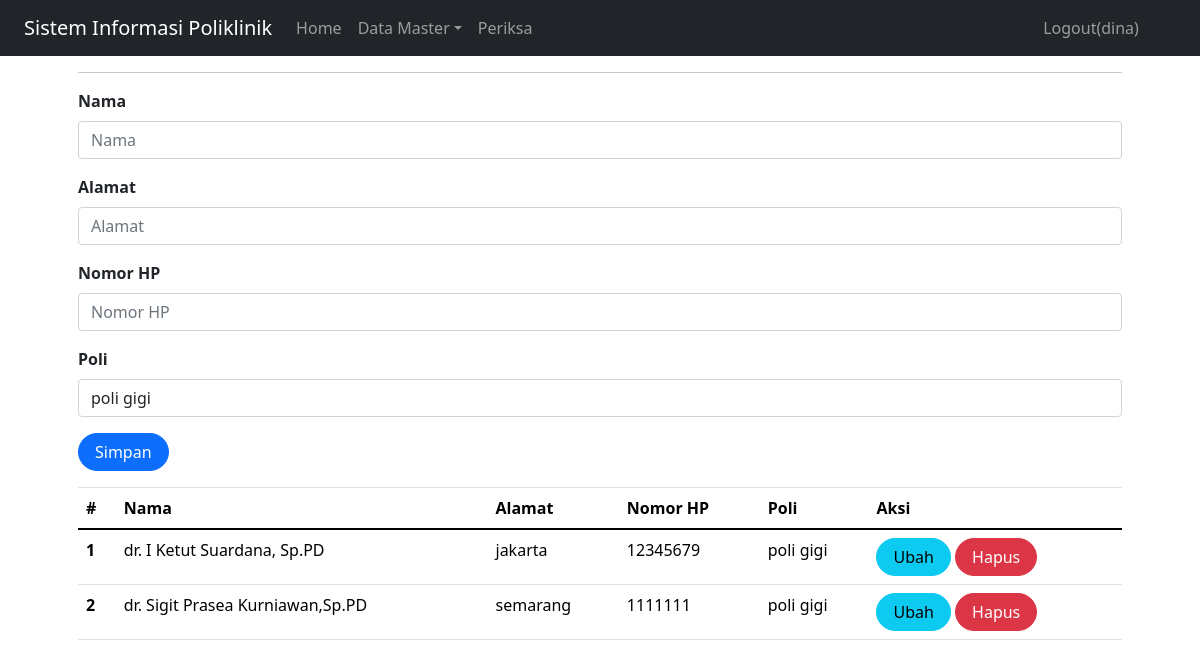
Page /dokter/index.php?page=dokter (signed in) on the committed database.
### tables this page shows
CREATE TABLE `dokter` (
  `id` int(11) UNSIGNED NOT NULL,
  `nama` varchar(255) DEFAULT NULL,
  `alamat` varchar(255) DEFAULT NULL,
  `no_hp` varchar(50) DEFAULT NULL,
  `id_poli` int(11) UNSIGNED NOT NULL
);

CREATE TABLE `poli` (
  `id` int(11) UNSIGNED NOT NULL,
  `nama_poli` varchar(25) NOT NULL,
  `keterangan` text NOT NULL
);

### dokter/dokter.php (the view, shortened to what this page needs)
<?php
include_once("koneksi.php");
?>
<!DOCTYPE html>
<html lang="en">
<head>
    <link rel="stylesheet" href="assets/css/bootstrap.css">
    <link href="https://cdn.jsdelivr.net/npm/bootstrap@5.0.2/dist/css/bootstrap.min.css"
        rel="stylesheet"
>
</head>
<body>
    <div class="container">
        <hr>
        <form class="row" method="POST" action="" name="myForm" onsubmit="return validate();">
            <?php
            $nama = '';
            $alamat = '';
            $no_hp = '';
            $id_poli = '';
                ?>
            <div class="form-group">
                <label for="inputNama" class="form-label fw-bold">Nama</label>
                <input type="text" class="form-control" name="nama" id="inputNama" placeholder="Nama" value="<?php echo $nama; ?>">
            </div>
            <div class="form-group">
                <label for="inputAlamat" class="form-label fw-bold">Alamat</label>
                <input type="text" class="form-control" name="alamat" id="inputAlamat" placeholder="Alamat" value="<?php echo $alamat; ?>">
            </div>
            <div class="form-group">
                <label for="inputNoHP" class="form-label fw-bold">Nomor HP</label>
                <input type="text" class="form-control" name="no_hp" id="inputNoHP" placeholder="Nomor HP" value="<?php echo $no_hp; ?>">
            </div>
            <div class="form-group">
                <label for="inputPoli" class="form-label fw-bold">Poli</label>
                <select class="form-control" name="id_poli" id="inputPoli">
                    <?php
                    $resultPoli = mysqli_query($mysqli, "SELECT * FROM poli");
                    if ($resultPoli) {
                        while ($dataPoli = mysqli_fetch_array($resultPoli)) {
                            $selectedPoli = ($dataPoli['id'] == $id_poli) ? 'selected="selected"' : '';
                    ?>
                            <option value="<?php echo $dataPoli['id'] ?>" <?php echo $selectedPoli ?>><?php echo $dataPoli['nama_poli'] ?></option>
                    <?php
                        }
                    } else {
                        echo "Error: " . mysqli_error($mysqli);
                    }
                    ?>
                </select>
            </div>
            <div class="form-group">
                <button type="submit" class="btn btn-primary rounded-pill px-3" name="simpan">Simpan</button>
            </div>
        </form>
        <table class="table table-hover">
            <thead>
                <tr>
                    <th scope="col">#</th>
                    <th scope="col">Nama</th>
                    <th scope="col">Alamat</th>
                    <th scope="col">Nomor HP</th>
                    <th scope="col">Poli</th>
                    <th scope="col">Aksi</th>
                </tr>
            </thead>
            <tbody>
                <?php
                $result = mysqli_query($mysqli, "SELECT dokter.*, poli.nama_poli FROM dokter
                                                LEFT JOIN poli ON dokter.id_poli = poli.id");
                if ($result) {
                    $no = 1;
                    while ($data = mysqli_fetch_array($result)) {
                    ?>
                        <tr>
                            <th scope="row"><?php echo $no++ ?></th>
                            <td><?php echo $data['nama'] ?></td>
                            <td><?php echo $data['alamat'] ?></td>
                            <td><?php echo $data['no_hp'] ?></td>
                            <td><?php echo $data['nama_poli'] ?></td>
                            <td>
                                <a class="btn btn-info rounded-pill px-3" href="dokter.php?id=<?php echo $data['id'] ?>">Ubah</a>
                                <a class="btn btn-danger rounded-pill px-3" href="dokter.php?id=<?php echo $data['id'] ?>&aksi=hapus">Hapus</a>
                            </td>
                        </tr>
                    <?php
                    }
                } else {
                    echo "Error: " . mysqli_error($mysqli);
                }
                ?>
            </tbody>
        </table>
    </div>
</body>
</html>

### rows in the picture
dokter: nama "dr. I Ketut Suardana, Sp.PD", alamat "jakarta", no_hp "12345679", id_poli.nama_poli "poli gigi"
dokter: nama "dr. Sigit Prasea Kurniawan,Sp.PD", alamat "semarang", no_hp "1111111", id_poli.nama_poli "poli gigi"

### other values in the picture
$_SESSION['username'] "dina"
form field id_poli "poli gigi"
